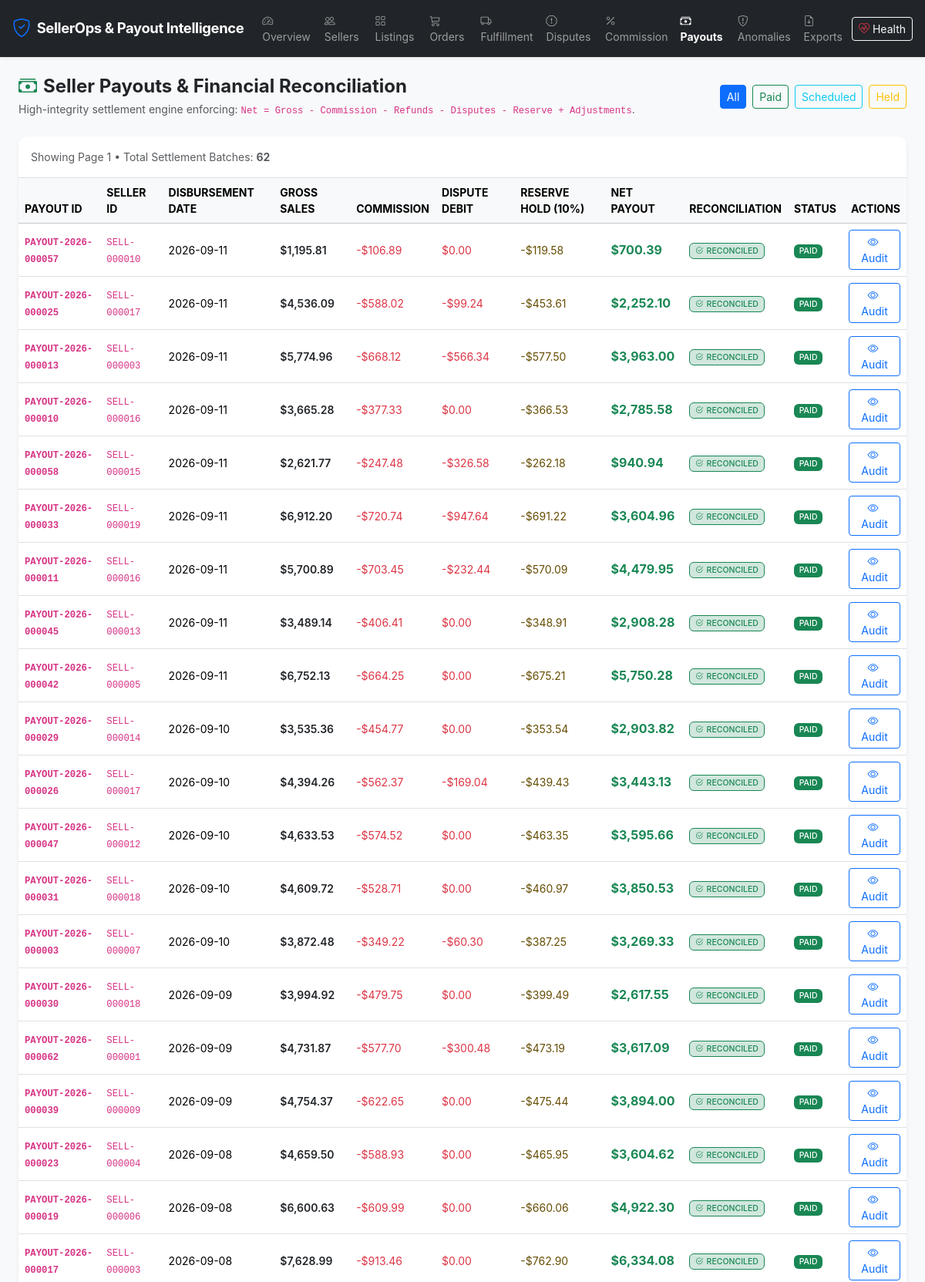
The app's page /payouts (upper part) with its own data.
### app/models/payout.py (models this page shows)
class Payout(Base):
    __tablename__ = 'payouts'
    payout_id = Column(String(32), primary_key=True)  # PAYOUT-2026-000001
    seller_id = Column(String(32), ForeignKey('sellers.seller_id'), nullable=False, index=True)
    batch_reference = Column(String(64), nullable=False, index=True)
    payout_date = Column(DateTime, nullable=False, index=True)
    status = Column(Enum(*PAYOUT_STATUSES, name='payout_status_enum', validate_strings=True, create_constraint=True), default='SCHEDULED', nullable=False, index=True)
    gross_amount = Column(Numeric(12, 2), nullable=False)
    commission_deduction = Column(Numeric(12, 2), default=0.00, nullable=False)
    refund_deduction = Column(Numeric(12, 2), default=0.00, nullable=False)
    dispute_deduction = Column(Numeric(12, 2), default=0.00, nullable=False)
    reserve_hold_amount = Column(Numeric(12, 2), default=0.00, nullable=False)
    adjustments = Column(Numeric(12, 2), default=0.00, nullable=False)
    net_payout_amount = Column(Numeric(12, 2), nullable=False)
    reconciliation_status = Column(
        Enum(*RECONCILIATION_STATUSES, name='reconciliation_status_enum', validate_strings=True, create_constraint=True),
        default='RECONCILED',
        nullable=False,
        index=True
    )
    created_at = Column(DateTime, default=datetime.utcnow, nullable=False)
    updated_at = Column(DateTime, default=datetime.utcnow, onupdate=datetime.utcnow, nullable=False)
    seller = relationship('Seller', back_populates='payouts')
    lines = relationship('PayoutLine', back_populates='payout', cascade='all, delete-orphan')
    status_events = relationship('PayoutEvent', back_populates='payout', cascade='all, delete-orphan')
    __table_args__ = (
        Index('idx_payout_seller_date', 'seller_id', 'payout_date'),
    )
    def to_dict(self):
        return {
            'payout_id': self.payout_id,
            'seller_id': self.seller_id,
            'batch_reference': self.batch_reference,
            'payout_date': self.payout_date.isoformat() if self.payout_date else None,
            'status': self.status,
            'gross_amount': float(self.gross_amount) if self.gross_amount is not None else 0.0,
            'commission_deduction': float(self.commission_deduction) if self.commission_deduction is not None else 0.0,
            'refund_deduction': float(self.refund_deduction) if self.refund_deduction is not None else 0.0,
            'dispute_deduction': float(self.dispute_deduction) if self.dispute_deduction is not None else 0.0,
            'reserve_hold_amount': float(self.reserve_hold_amount) if self.reserve_hold_amount is not None else 0.0,
            'adjustments': float(self.adjustments) if self.adjustments is not None else 0.0,
            'net_payout_amount': float(self.net_payout_amount) if self.net_payout_amount is not None else 0.0,
            'reconciliation_status': self.reconciliation_status,
            'created_at': self.created_at.isoformat() if self.created_at else None
        }

### app/routes/dashboard_routes.py (the view)
@dashboard_bp.route('/payouts')
def payouts():
    status = request.args.get('status')
    page = int(request.args.get('page', 1))
    data = PayoutService.get_payouts(status_filter=status, page=page, page_size=40)
    return render_template('payouts.html', data=data, selected_status=status)

### app/__init__.py (called while the page is built)
def register_security_headers(app: Flask):
    @app.after_request
    def set_security_headers(response):
        response.headers['X-Content-Type-Options'] = 'nosniff'
        response.headers['X-Frame-Options'] = 'SAMEORIGIN'
        response.headers['X-XSS-Protection'] = '1; mode=block'
        response.headers['Referrer-Policy'] = 'strict-origin-when-cross-origin'
        response.headers['Content-Security-Policy'] = (
            "default-src 'self' https: 'unsafe-inline' 'unsafe-eval'; "
            "img-src 'self' data: https:; "
            "font-src 'self' https: data:; "
            "style-src 'self' https: 'unsafe-inline';"
        )
        return response

### app/services/payout_service.py (called while the page is built)
    @staticmethod
    def get_payouts(
        status_filter: Optional[str] = None,
        page: int = 1,
        page_size: int = 50
    ) -> Dict[str, Any]:
        with get_session() as session:
            query = session.query(Payout)
            if status_filter:
                query = query.filter(Payout.status == status_filter)
            total_count = query.count()
            payouts = (
                query.order_by(Payout.payout_date.desc())
                .offset((page - 1) * page_size)
                .limit(page_size)
                .all()
            )
            return {
                'total': total_count,
                'page': page,
                'page_size': page_size,
                'payouts': [p.to_dict() for p in payouts]
            }

### database/connection.py (called while the page is built, shortened)
def get_default_uri() -> str:
    if os.getenv('DATABASE_URL'):
        return os.getenv('DATABASE_URL')

def get_session_factory(database_uri: str = None):
    uri = database_uri or get_default_uri()
    if uri not in _session_factories:
        engine = get_engine(uri)
        _session_factories[uri] = scoped_session(
            sessionmaker(autocommit=False, autoflush=False, expire_on_commit=False, bind=engine)
        )
    return _session_factories[uri]

@contextmanager
def get_session(database_uri: str = None) -> Generator:
    session_factory = get_session_factory(database_uri)
    session = session_factory()
    try:
        yield session
        session.commit()
    except Exception as exc:
        session.rollback()
        logger.error(f"Database session error: {exc}")
        raise
    finally:
        session.close()

### app/templates/payouts.html (shortened to what this page needs)
{% extends "base.html" %}
{% block content %}
<div class="d-flex justify-content-between align-items-center mb-4">
    <div>
        <h4 class="fw-bold text-dark mb-1"><i class="bi bi-cash-stack text-success me-2"></i>Seller Payouts & Financial Reconciliation</h4>
        <p class="text-muted small mb-0">High-integrity settlement engine enforcing: <code>Net = Gross - Commission - Refunds - Disputes - Reserve + Adjustments</code>.</p>
    </div>
    <div class="d-flex gap-2">
        <a href="/payouts" class="btn btn-sm {% if not selected_status %}btn-primary{% else %}btn-outline-secondary{% endif %}">All</a>
        <a href="/payouts?status=PAID" class="btn btn-sm {% if selected_status == 'PAID' %}btn-success{% else %}btn-outline-success{% endif %}">Paid</a>
        <a href="/payouts?status=SCHEDULED" class="btn btn-sm {% if selected_status == 'SCHEDULED' %}btn-info{% else %}btn-outline-info{% endif %}">Scheduled</a>
        <a href="/payouts?status=HELD" class="btn btn-sm {% if selected_status == 'HELD' %}btn-warning{% else %}btn-outline-warning{% endif %}">Held</a>
    </div>
</div>
<div class="card border-0 shadow-sm">
    <div class="card-header bg-white border-bottom py-3 d-flex justify-content-between align-items-center">
        <span class="text-muted small">Showing Page {{ data.page }} &bull; Total Settlement Batches: <strong>{{ data.total }}</strong></span>
    </div>
    <div class="table-responsive">
        <table class="table table-hover align-middle mb-0 small">
            <thead class="table-light text-muted text-uppercase">
                <tr>
                    <th>Payout ID</th>
                    <th>Seller ID</th>
                    <th>Disbursement Date</th>
                    <th>Gross Sales</th>
                    <th>Commission</th>
                    <th>Dispute Debit</th>
                    <th>Reserve Hold (10%)</th>
                    <th>Net Payout</th>
                    <th>Reconciliation</th>
                    <th>Status</th>
                    <th class="text-end">Actions</th>
                </tr>
            </thead>
            <tbody>
                {% for p in data.payouts %}
                <tr>
                    <td class="fw-bold"><code>{{ p.payout_id }}</code></td>
                    <td><code>{{ p.seller_id }}</code></td>
                    <td>{{ p.payout_date[:10] }}</td>
                    <td class="fw-semibold text-dark">${{ "{:,.2f}".format(p.gross_amount) }}</td>
                    <td class="text-danger">-${{ "{:,.2f}".format(p.commission_deduction) }}</td>
                    <td class="text-danger">
                        {% if p.dispute_deduction > 0 %}
                            -${{ "{:,.2f}".format(p.dispute_deduction) }}
                        {% else %}
                            $0.00
                        {% endif %}
                    </td>
                    <td class="text-warning-emphasis">-${{ "{:,.2f}".format(p.reserve_hold_amount) }}</td>
                    <td class="fw-bold text-success fs-6">${{ "{:,.2f}".format(p.net_payout_amount) }}</td>
                    <td>
                        {% if p.reconciliation_status == 'RECONCILED' %}
                            <span class="badge bg-success-subtle text-success border border-success">
                                <i class="bi bi-check2-circle me-1"></i>RECONCILED
                            </span>
                        {% else %}
                            <span class="badge bg-danger-subtle text-danger border border-danger">
                                <i class="bi bi-exclamation-diamond me-1"></i>DISCREPANCY
                            </span>
                        {% endif %}
                    </td>
                    <td>
                        {% if p.status == 'PAID' %}
                            <span class="badge bg-success">PAID</span>
                        {% elif p.status == 'SCHEDULED' %}
                            <span class="badge bg-info text-dark">SCHEDULED</span>
                        {% else %}
                            <span class="badge bg-secondary">{{ p.status }}</span>
                        {% endif %}
                    </td>
                    <td class="text-end">
                        <a href="/payouts/{{ p.payout_id }}" class="btn btn-sm btn-outline-primary">
                            <i class="bi bi-eye me-1"></i>Audit
                        </a>
                    </td>
                </tr>
                {% endfor %}
            </tbody>
        </table>
    </div>
</div>
{% endblock %}

### app/static/css/custom.css (style rules this page uses)
body { font-family: -apple-system, BlinkMacSystemFont, "Segoe UI", Roboto, Helvetica, Arial, sans-serif; background-color: #f8fafc; color: #1e293b; }
.card { border-radius: 0.75rem; box-shadow: 0 1px 3px 0 rgb(0 0 0 / 0.1), 0 1px 2px -1px rgb(0 0 0 / 0.1); transition: transform 0.2s ease, box-shadow 0.2s ease; }
.card-header { border-top-left-radius: 0.75rem !important; border-top-right-radius: 0.75rem !important; }
.badge { font-weight: 500; }

### records on screen
Payout: payout_id "PAYOUT-2026-000057", seller_id "SELL-000010", payout_date "2026-09-11", gross_amount "1,195.81", commission_deduction "106.89", shows "$0.00", reserve_hold_amount "119.58", net_payout_amount "700.39"
Payout: payout_id "PAYOUT-2026-000025", seller_id "SELL-000017", payout_date "2026-09-11", gross_amount "4,536.09", commission_deduction "588.02", dispute_deduction "99.24", reserve_hold_amount "453.61", net_payout_amount "2,252.10"
Payout: payout_id "PAYOUT-2026-000013", seller_id "SELL-000003", payout_date "2026-09-11", gross_amount "5,774.96", commission_deduction "668.12", dispute_deduction "566.34", reserve_hold_amount "577.50", net_payout_amount "3,963.00"
Payout: payout_id "PAYOUT-2026-000010", seller_id "SELL-000016", payout_date "2026-09-11", gross_amount "3,665.28", commission_deduction "377.33", shows "$0.00", reserve_hold_amount "366.53", net_payout_amount "2,785.58"
Payout: payout_id "PAYOUT-2026-000058", seller_id "SELL-000015", payout_date "2026-09-11", gross_amount "2,621.77", commission_deduction "247.48", dispute_deduction "326.58", reserve_hold_amount "262.18", net_payout_amount "940.94"
Payout: payout_id "PAYOUT-2026-000033", seller_id "SELL-000019", payout_date "2026-09-11", gross_amount "6,912.20", commission_deduction "720.74", dispute_deduction "947.64", reserve_hold_amount "691.22", net_payout_amount "3,604.96"
Payout: payout_id "PAYOUT-2026-000011", seller_id "SELL-000016", payout_date "2026-09-11", gross_amount "5,700.89", commission_deduction "703.45", dispute_deduction "232.44", reserve_hold_amount "570.09", net_payout_amount "4,479.95"
Payout: payout_id "PAYOUT-2026-000045", seller_id "SELL-000013", payout_date "2026-09-11", gross_amount "3,489.14", commission_deduction "406.41", shows "$0.00", reserve_hold_amount "348.91", net_payout_amount "2,908.28"
Payout: payout_id "PAYOUT-2026-000042", seller_id "SELL-000005", payout_date "2026-09-11", gross_amount "6,752.13", commission_deduction "664.25", shows "$0.00", reserve_hold_amount "675.21", net_payout_amount "5,750.28"
Payout: payout_id "PAYOUT-2026-000029", seller_id "SELL-000014", payout_date "2026-09-10", gross_amount "3,535.36", commission_deduction "454.77", shows "$0.00", reserve_hold_amount "353.54", net_payout_amount "2,903.82"
Payout: payout_id "PAYOUT-2026-000026", seller_id "SELL-000017", payout_date "2026-09-10", gross_amount "4,394.26", commission_deduction "562.37", dispute_deduction "169.04", reserve_hold_amount "439.43", net_payout_amount "3,443.13"
Payout: payout_id "PAYOUT-2026-000047", seller_id "SELL-000012", payout_date "2026-09-10", gross_amount "4,633.53", commission_deduction "574.52", shows "$0.00", reserve_hold_amount "463.35", net_payout_amount "3,595.66"
Payout: payout_id "PAYOUT-2026-000031", seller_id "SELL-000018", payout_date "2026-09-10", gross_amount "4,609.72", commission_deduction "528.71", shows "$0.00", reserve_hold_amount "460.97", net_payout_amount "3,850.53"
Payout: payout_id "PAYOUT-2026-000003", seller_id "SELL-000007", payout_date "2026-09-10", gross_amount "3,872.48", commission_deduction "349.22", dispute_deduction "60.30", reserve_hold_amount "387.25", net_payout_amount "3,269.33"
Payout: payout_id "PAYOUT-2026-000030", seller_id "SELL-000018", payout_date "2026-09-09", gross_amount "3,994.92", commission_deduction "479.75", shows "$0.00", reserve_hold_amount "399.49", net_payout_amount "2,617.55"
Payout: payout_id "PAYOUT-2026-000062", seller_id "SELL-000001", payout_date "2026-09-09", gross_amount "4,731.87", commission_deduction "577.70", dispute_deduction "300.48", reserve_hold_amount "473.19", net_payout_amount "3,617.09"
Payout: payout_id "PAYOUT-2026-000039", seller_id "SELL-000009", payout_date "2026-09-09", gross_amount "4,754.37", commission_deduction "622.65", shows "$0.00", reserve_hold_amount "475.44", net_payout_amount "3,894.00"
Payout: payout_id "PAYOUT-2026-000023", seller_id "SELL-000004", payout_date "2026-09-08", gross_amount "4,659.50", commission_deduction "588.93", shows "$0.00", reserve_hold_amount "465.95", net_payout_amount "3,604.62"
Payout: payout_id "PAYOUT-2026-000019", seller_id "SELL-000006", payout_date "2026-09-08", gross_amount "6,600.63", commission_deduction "609.99", shows "$0.00", reserve_hold_amount "660.06", net_payout_amount "4,922.30"
Payout: payout_id "PAYOUT-2026-000017", seller_id "SELL-000003", payout_date "2026-09-08", gross_amount "7,628.99", commission_deduction "913.46", shows "$0.00", reserve_hold_amount "762.90", net_payout_amount "6,334.08"

### other values on screen
{{ data.page }} "1"
{{ data.total }} "62"
